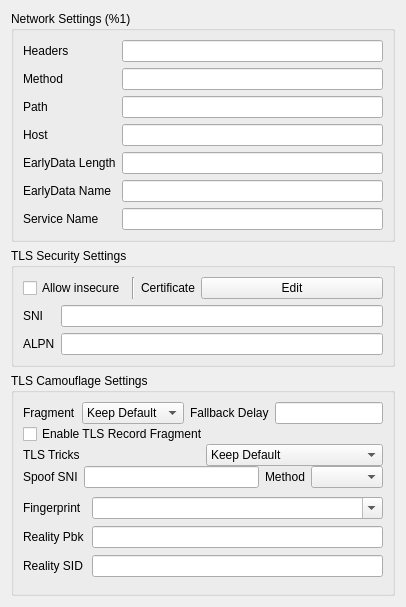
    <widget class="QWidget" name="right_all_w" native="true">
     <property name="sizePolicy">
      <sizepolicy hsizetype="Preferred" vsizetype="Maximum">
       <horstretch>0</horstretch>
       <verstretch>0</verstretch>
      </sizepolicy>
     </property>
     <property name="minimumSize">
      <size>
       <width>400</width>
       <height>0</height>
      </size>
     </property>
     <property name="toolTip">
      <string/>
     </property>
     <layout class="QVBoxLayout" name="right_layout">
      <property name="sizeConstraint">
       <enum>QLayout::SizeConstraint::SetDefaultConstraint</enum>
      </property>
      <item>
       <widget class="QGroupBox" name="network_box">
        <property name="sizePolicy">
         <sizepolicy hsizetype="Preferred" vsizetype="Maximum">
          <horstretch>0</horstretch>
          <verstretch>0</verstretch>
         </sizepolicy>
        </property>
        <property name="title">
         <string>Network Settings (%1)</string>
        </property>
        <layout class="QGridLayout" name="gridLayout">
         <item row="2" column="1">
          <widget class="MyLineEdit" name="path"/>
         </item>
         <item row="4" column="1">
          <widget class="MyLineEdit" name="ws_early_data_length"/>
         </item>
         <item row="2" column="0">
          <widget class="QLabel" name="path_l">
           <property name="toolTip">
            <string notr="true">&lt;html&gt;&lt;head/&gt;&lt;body&gt;&lt;p&gt;http path (ws/http/httpUpgrade)&lt;/p&gt;&lt;p&gt;serviceName (gRPC)&lt;/p&gt;&lt;/body&gt;&lt;/html&gt;</string>
           </property>
           <property name="text">
            <string>Path</string>
           </property>
          </widget>
         </item>
         <item row="5" column="0">
          <widget class="QLabel" name="ws_early_data_name_l">
           <property name="text">
            <string>EarlyData Name</string>
           </property>
          </widget>
         </item>
         <item row="0" column="1">
          <widget class="QLineEdit" name="headers"/>
         </item>
         <item row="1" column="1">
          <widget class="QLineEdit" name="method"/>
         </item>
         <item row="0" column="0">
          <widget class="QLabel" name="headers_l">
           <property name="sizePolicy">
            <sizepolicy hsizetype="Maximum" vsizetype="Preferred">
             <horstretch>0</horstretch>
             <verstretch>0</verstretch>
            </sizepolicy>
           </property>
           <property name="toolTip">
            <string notr="true">&lt;html&gt;&lt;head/&gt;&lt;body&gt;&lt;p&gt;Headers in space seperated key value pair:&lt;/p&gt;&lt;p&gt;key1=val1 key2=&amp;quot;multi word val2&amp;quot; &amp;quot;multi word key3&amp;quot;=val3&lt;/p&gt;&lt;/body&gt;&lt;/html&gt;</string>
           </property>
           <property name="whatsThis">
            <string>&lt;html&gt;&lt;head/&gt;&lt;body&gt;&lt;p&gt;&lt;br/&gt;&lt;/p&gt;&lt;/body&gt;&lt;/html&gt;</string>
           </property>
           <property name="text">
            <string>Headers</string>
           </property>
          </widget>
         </item>
         <item row="4" column="0">
          <widget class="QLabel" name="ws_early_data_length_l">
           <property name="text">
            <string>EarlyData Length</string>
           </property>
          </widget>
         </item>
         <item row="3" column="0">
          <widget class="QLabel" name="host_l">
           <property name="toolTip">
            <string notr="true">&lt;html&gt;&lt;head/&gt;&lt;body&gt;&lt;p&gt;http host (ws/http/httpUpgrade)&lt;/p&gt;&lt;/body&gt;&lt;/html&gt;</string>
           </property>
           <property name="text">
            <string>Host</string>
           </property>
          </widget>
         </item>
         <item row="3" column="1">
          <widget class="MyLineEdit" name="host"/>
         </item>
         <item row="1" column="0">
          <widget class="QLabel" name="method_l">
           <property name="toolTip">
            <string>&lt;html&gt;&lt;head/&gt;&lt;body&gt;&lt;p&gt;Method of http request, will be converted to uppercase&lt;/p&gt;&lt;/body&gt;&lt;/html&gt;</string>
           </property>
           <property name="text">
            <string>Method</string>
           </property>
          </widget>
         </item>
         <item row="8" column="0">
          <widget class="QLabel" name="service_name_l">
           <property name="text">
            <string>Service Name</string>
           </property>
          </widget>
         </item>
         <item row="8" column="1">
          <widget class="MyLineEdit" name="service_name"/>
         </item>
         <item row="5" column="1">
          <widget class="MyLineEdit" name="ws_early_data_name"/>
         </item>
        </layout>
       </widget>
      </item>
      <item>
       <widget class="QGroupBox" name="security_box">
        <property name="sizePolicy">
         <sizepolicy hsizetype="Preferred" vsizetype="Maximum">
          <horstretch>0</horstretch>
          <verstretch>0</verstretch>
         </sizepolicy>
        </property>
        <property name="title">
         <string>TLS Security Settings</string>
        </property>
        <layout class="QVBoxLayout" name="verticalLayout_2">
         <item>
          <layout class="QHBoxLayout" name="horizontalLayout">
           <item>
            <widget class="QCheckBox" name="insecure">
             <property name="sizePolicy">
              <sizepolicy hsizetype="Maximum" vsizetype="Fixed">
               <horstretch>0</horstretch>
               <verstretch>0</verstretch>
              </sizepolicy>
             </property>
             <property name="toolTip">
              <string>When enabled, V2Ray will not check the validity of the TLS certificate provided by the remote host (the security is equivalent to plaintext)</string>
             </property>
             <property name="text">
              <string>Allow insecure</string>
             </property>
            </widget>
           </item>
           <item>
            <widget class="Line" name="line">
             <property name="orientation">
              <enum>Qt::Orientation::Vertical</enum>
             </property>
            </widget>
           </item>
           <item>
            <widget class="QLabel" name="label_6">
             <property name="sizePolicy">
              <sizepolicy hsizetype="Maximum" vsizetype="Preferred">
               <horstretch>0</horstretch>
               <verstretch>0</verstretch>
              </sizepolicy>
             </property>
             <property name="toolTip">
              <string notr="true"/>
             </property>
             <property name="text">
              <string>Certificate</string>
             </property>
            </widget>
           </item>
           <item>
            <widget class="QPushButton" name="certificate_edit">
             <property name="text">
              <string notr="true">Edit</string>
             </property>
            </widget>
           </item>
          </layout>
         </item>
         <item>
          <layout class="QGridLayout" name="_3">
           <item row="1" column="0">
            <widget class="QLabel" name="label_8">
             <property name="toolTip">
              <string>Application layer protocol negotiation, clear text. Please separate them with commas.</string>
             </property>
             <property name="text">
              <string notr="true">ALPN</string>
             </property>
            </widget>
           </item>
           <item row="0" column="1">
            <widget class="MyLineEdit" name="sni"/>
           </item>
           <item row="1" column="1">
            <widget class="MyLineEdit" name="alpn"/>
           </item>
           <item row="0" column="0">
            <widget class="QLabel" name="label_5">
             <property name="toolTip">
              <string>Server name indication, clear text.</string>
             </property>
             <property name="text">
              <string notr="true">SNI</string>
             </property>
            </widget>
           </item>
          </layout>
         </item>
        </layout>
       </widget>
      </item>
      <item>
       <widget class="QGroupBox" name="tls_camouflage_box">
        <property name="sizePolicy">
         <sizepolicy hsizetype="Preferred" vsizetype="Preferred">
          <horstretch>0</horstretch>
          <verstretch>0</verstretch>
         </sizepolicy>
        </property>
        <property name="title">
         <string>TLS Camouflage Settings</string>
        </property>
        <layout class="QVBoxLayout" name="verticalLayout_6">
         <property name="spacing">
          <number>0</number>
         </property>
         <property name="sizeConstraint">
          <enum>QLayout::SizeConstraint::SetMinimumSize</enum>
         </property>
         <property name="bottomMargin">
          <number>7</number>
         </property>
         <item>
          <widget class="QWidget" name="widget" native="true">
           <property name="sizePolicy">
            <sizepolicy hsizetype="Minimum" vsizetype="Minimum">
             <horstretch>0</horstretch>
             <verstretch>0</verstretch>
            </sizepolicy>
           </property>
           <layout class="QVBoxLayout" name="verticalLayout_7">
            <property name="spacing">
             <number>0</number>
            </property>
            <property name="leftMargin">
             <number>0</number>
            </property>
            <property name="sizeConstraint">
             <enum>QLayout::SizeConstraint::SetMinimumSize</enum>
            </property>
            <property name="topMargin">
             <number>0</number>
            </property>
            <property name="rightMargin">
             <number>0</number>
            </property>
            <property name="bottomMargin">
             <number>0</number>
            </property>
            <item>
             <widget class="QWidget" name="widget_3" native="true">
              <layout class="QHBoxLayout" name="horizontalLayout_6">
               <property name="leftMargin">
                <number>0</number>
               </property>
               <property name="topMargin">
                <number>0</number>
               </property>
               <property name="rightMargin">
                <number>0</number>
               </property>
               <property name="bottomMargin">
                <number>0</number>
               </property>
               <item>
                <widget class="QLabel" name="fragment_l">
                 <property name="text">
                  <string>Fragment</string>
                 </property>
                </widget>
               </item>
               <item>
                <widget class="QComboBox" name="fragment">
                 <property name="toolTip">
                  <string>&lt;html&gt;&lt;head/&gt;&lt;body&gt;&lt;p&gt;TLS ClientHello fragmentation. The implementation (built-in / custom) and the &amp;quot;Keep Default&amp;quot; behaviour are configured in Settings &gt; Core.&lt;/p&gt;&lt;/body&gt;&lt;/html&gt;</string>
                 </property>
                 <item>
                  <property name="text">
                   <string>Keep Default</string>
                  </property>
                 </item>
                 <item>
                  <property name="text">
                   <string>On</string>
                  </property>
                 </item>
                 <item>
                  <property name="text">
                   <string>Off</string>
                  </property>
                 </item>
                </widget>
               </item>
               <item>
                <widget class="QLabel" name="label_3">
                 <property name="toolTip">
                  <string>&lt;html&gt;&lt;head/&gt;&lt;body&gt;&lt;p&gt;time format, like 500ms, 10ms etc&lt;/p&gt;&lt;/body&gt;&lt;/html&gt;</string>
                 </property>
                 <property name="text">
                  <string>Fallback Delay</string>
                 </property>
                </widget>
               </item>
               <item>
                <widget class="QLineEdit" name="tls_frag_fall_delay"/>
               </item>
              </layout>
             </widget>
            </item>
            <item>
             <widget class="QCheckBox" name="tls_rec_frag">
              <property name="text">
               <string>Enable TLS Record Fragment</string>
              </property>
             </widget>
            </item>
            <item>
             <widget class="QWidget" name="widget_tls_tricks" native="true">
              <layout class="QHBoxLayout" name="horizontalLayout_tls_tricks">
               <property name="leftMargin">
                <number>0</number>
               </property>
               <property name="topMargin">
                <number>0</number>
               </property>
               <property name="rightMargin">
                <number>0</number>
               </property>
               <property name="bottomMargin">
                <number>0</number>
               </property>
               <item>
                <widget class="QLabel" name="tls_tricks_l">
                 <property name="text">
                  <string>TLS Tricks</string>
                 </property>
                </widget>
               </item>
               <item>
                <widget class="QComboBox" name="tls_tricks">
                 <property name="toolTip">
                  <string>&lt;html&gt;&lt;head/&gt;&lt;body&gt;&lt;p&gt;Mixed-case SNI to evade exact-match SNI filtering. The &amp;quot;Keep Default&amp;quot; behaviour is configured in Settings &gt; Core.&lt;/p&gt;&lt;/body&gt;&lt;/html&gt;</string>
                 </property>
                 <item>
                  <property name="text">
                   <string>Keep Default</string>
                  </property>
                 </item>
                 <item>
                  <property name="text">
                   <string>On</string>
                  </property>
                 </item>
                 <item>
                  <property name="text">
                   <string>Off</string>
                  </property>
                 </item>
                </widget>
               </item>
              </layout>
             </widget>
            </item>
            <item>
             <widget class="QWidget" name="widget_tls_spoof" native="true">
              <layout class="QHBoxLayout" name="horizontalLayout_tls_spoof">
               <property name="leftMargin">
                <number>0</number>
               </property>
               <property name="topMargin">
                <number>0</number>
               </property>
               <property name="rightMargin">
                <number>0</number>
               </property>
               <property name="bottomMargin">
                <number>0</number>
               </property>
               <item>
                <widget class="QLabel" name="tls_spoof_l">
                 <property name="text">
                  <string>Spoof SNI</string>
                 </property>
                </widget>
               </item>
               <item>
                <widget class="QLineEdit" name="tls_spoof">
                 <property name="toolTip">
                  <string>&lt;html&gt;&lt;head/&gt;&lt;body&gt;&lt;p&gt;Before the real ClientHello, send a forged one with this whitelisted SNI that the server never accepts, to mislead SNI filtering. Must differ from the real SNI; not compatible with Reality. Leave empty to disable.&lt;/p&gt;&lt;p&gt;Requires running as Administrator (Tun mode already does): the core uses the bundled WinDivert driver.&lt;/p&gt;&lt;/body&gt;&lt;/html&gt;</string>
                 </property>
                </widget>
               </item>
               <item>
                <widget class="QLabel" name="tls_spoof_method_l">
                 <property name="text">
                  <string>Method</string>
                 </property>
                </widget>
               </item>
               <item>
                <widget class="QComboBox" name="tls_spoof_method">
                 <property name="toolTip">
                  <string>&lt;html&gt;&lt;head/&gt;&lt;body&gt;&lt;p&gt;How the forged ClientHello is made invalid for the server. Empty uses the default (wrong-sequence).&lt;/p&gt;&lt;/body&gt;&lt;/html&gt;</string>
                 </property>
                </widget>
               </item>
              </layout>
             </widget>
            </item>
           </layout>
          </widget>
         </item>
         <item>
          <widget class="QWidget" name="widget_2" native="true">
           <layout class="QFormLayout" name="formLayout">
            <property name="leftMargin">
             <number>0</number>
            </property>
            <property name="rightMargin">
             <number>0</number>
            </property>
            <property name="horizontalSpacing">
             <number>7</number>
            </property>
            <property name="verticalSpacing">
             <number>7</number>
            </property>
            <item row="0" column="0">
             <widget class="QLabel" name="label_2">
              <property name="sizePolicy">
               <sizepolicy hsizetype="Maximum" vsizetype="Preferred">
                <horstretch>0</horstretch>
                <verstretch>0</verstretch>
               </sizepolicy>
              </property>
              <property name="text">
               <string>Fingerprint</string>
              </property>
             </widget>
            </item>
            <item row="0" column="1">
             <widget class="QComboBox" name="utlsFingerprint">
              <property name="editable">
               <bool>true</bool>
              </property>
             </widget>
            </item>
            <item row="1" column="0">
             <widget class="QLabel" name="reality_pbk_l">
              <property name="toolTip">
               <string>Reality public key. If not empty, turn TLS into REALITY.</string>
              </property>
              <property name="text">
               <string notr="true">Reality Pbk</string>
              </property>
             </widget>
            </item>
            <item row="1" column="1">
             <widget class="MyLineEdit" name="reality_pbk"/>
            </item>
            <item row="2" column="0">
             <widget class="QLabel" name="reality_sid_l">
              <property name="toolTip">
               <string>Reality short id. Accept only one value.</string>
              </property>
              <property name="text">
               <string>Reality SID</string>
              </property>
             </widget>
            </item>
            <item row="2" column="1">
             <widget class="QLineEdit" name="reality_sid"/>
            </item>
           </layout>
          </widget>
         </item>
        </layout>
       </widget>
      </item>
     </layout>
    </widget>
